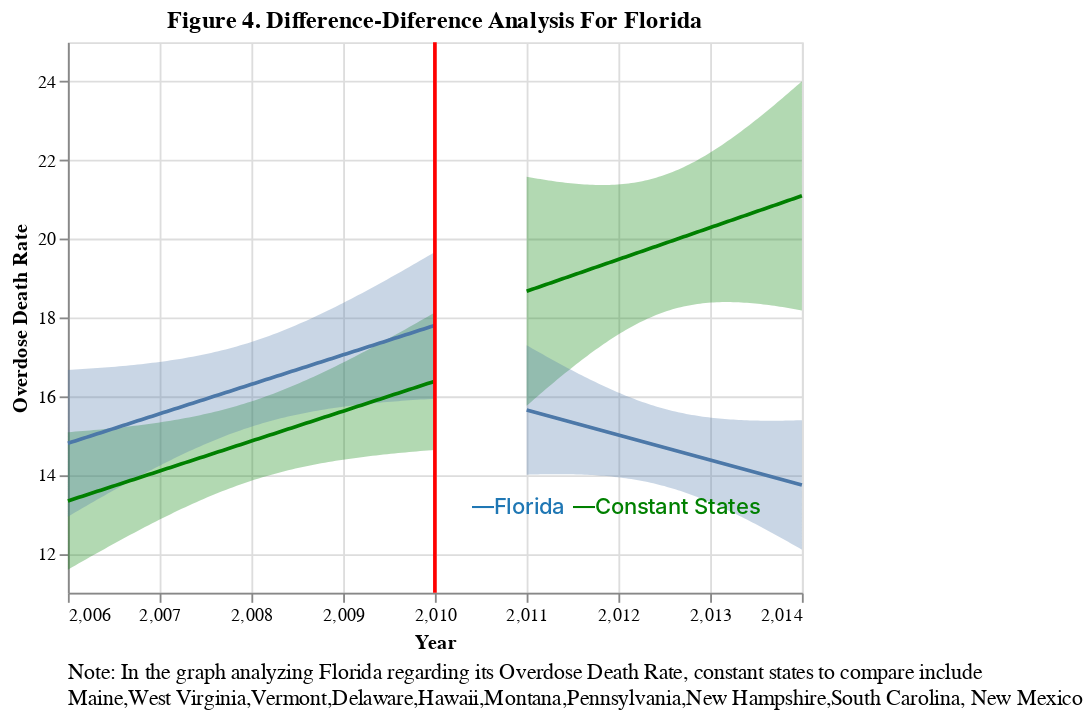

Source (notebook cell):
### Markdown cell above
> diff-diff for death rate

### Code cell
xvar= "TRANSACTION_YEAR"
yvar="death_rate"
analysis = "Figure 4. Difference-Diference Analysis For Florida"
target = "Overdose Death Rate"
constant_states = "Maine,West Virginia,Vermont,Delaware,Hawaii,Montana,Pennsylvania,New Hampshire,South Carolina, New Mexico"
chart = diff_diff(FL_death, yvar, xvar, 2010, analysis, target, state, constant_states, alpha=0.05)
chart
